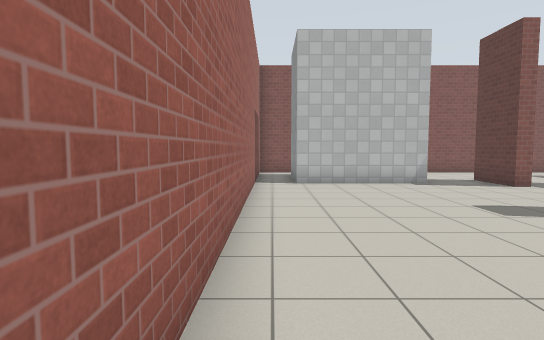
view 1 (above)

20 first-person views from a walk through a world built for the Gazebo simulator. The camera is 1.2 m above the floor, tilts 4° down and sees 80° across. The floor is counted in squares, 1 m on a side. Each view is taken from the middle of a square. On the plan, view 1 faces up. The plan holds only what a view shows up to about 13 squares ahead; the rest is blank. Gazebo's built-in surfaces are drawn with simple patterns.

view 2
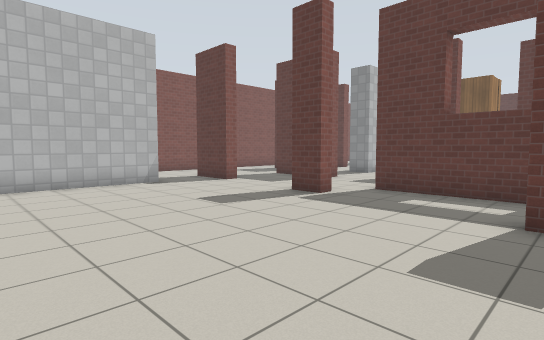

view 3
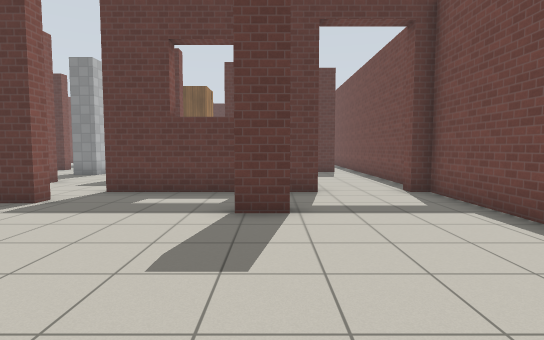

view 4
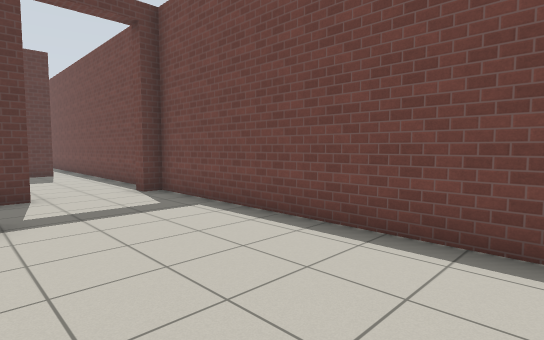

view 5
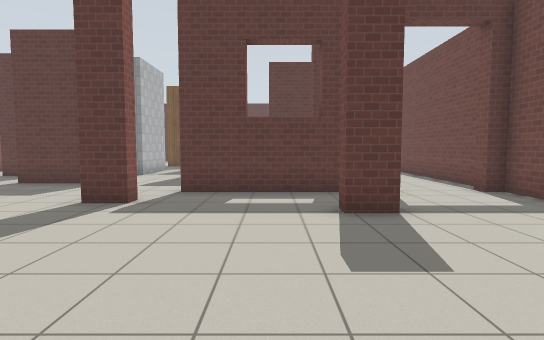

view 6
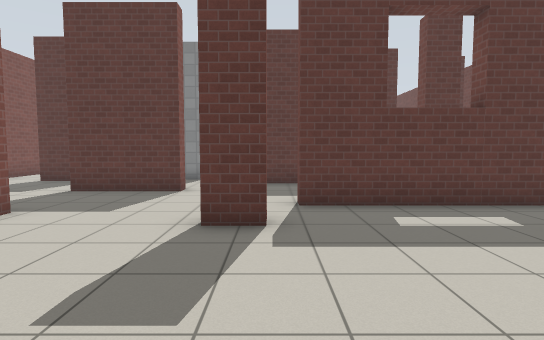

view 7
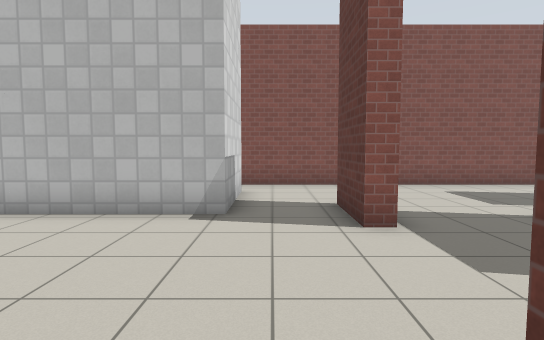

view 8
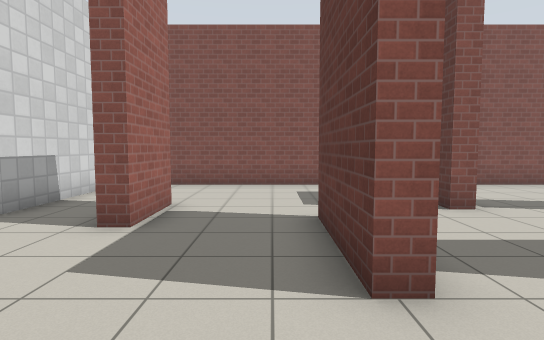

view 9
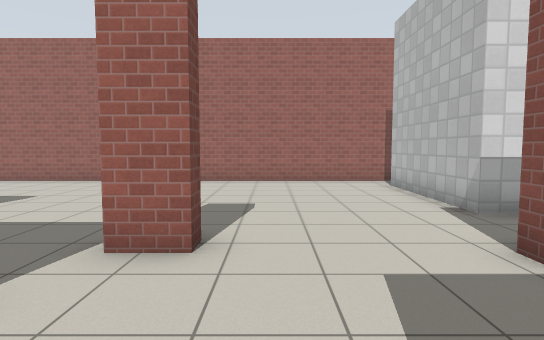

view 10
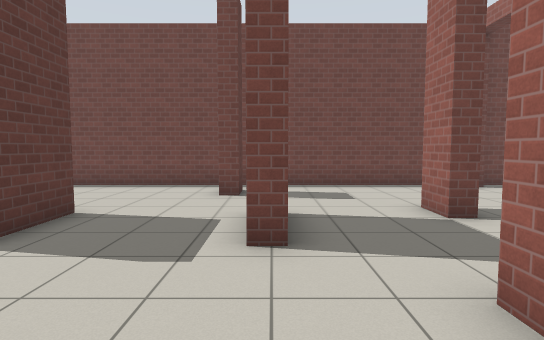

view 11
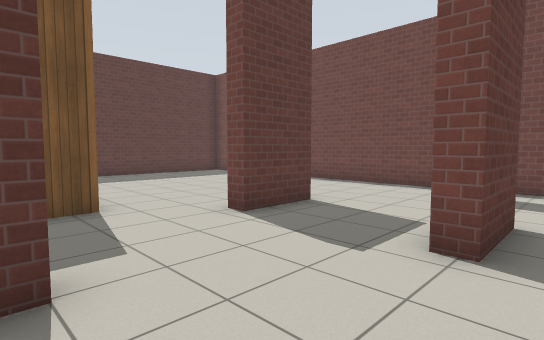

view 12
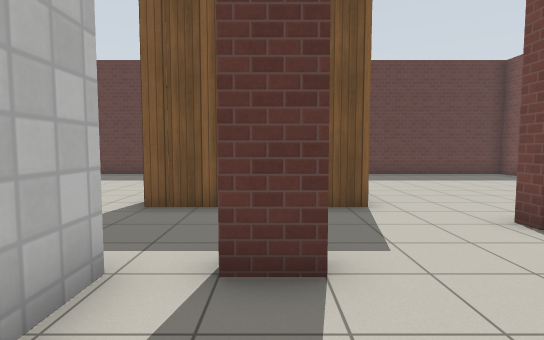

view 13
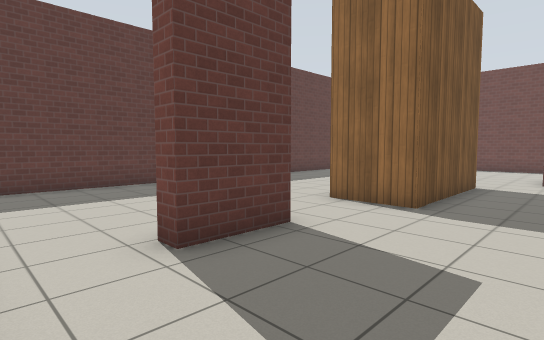

view 14
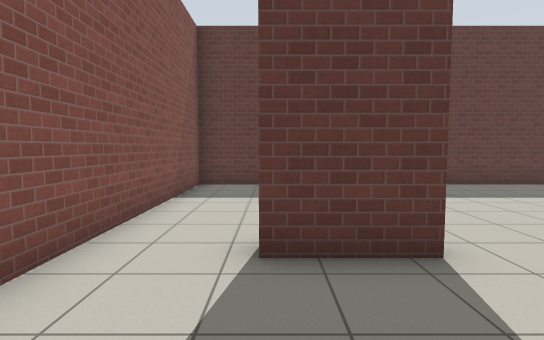

view 15
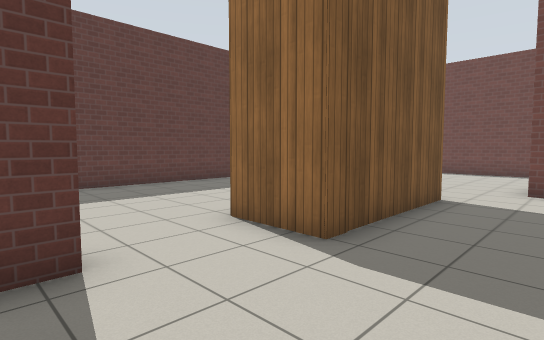

view 16
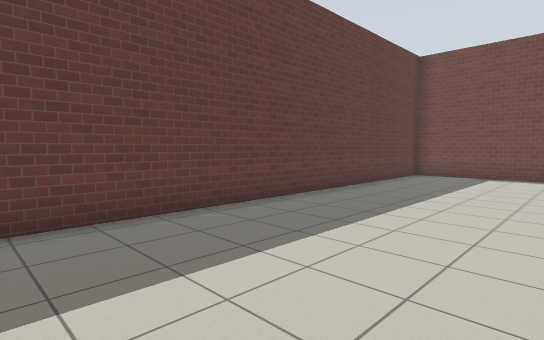

view 17
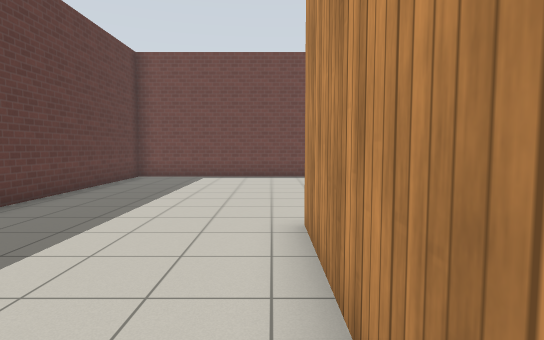

view 18
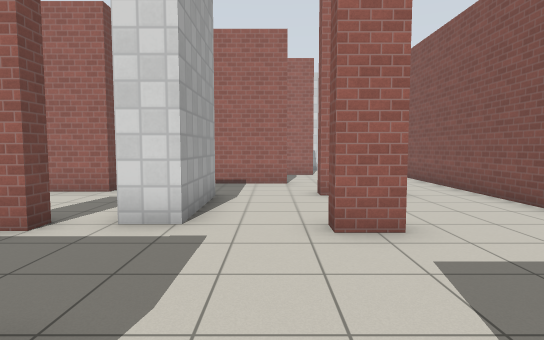

view 19
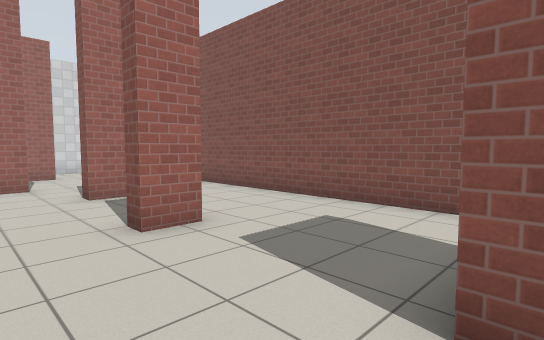

view 20
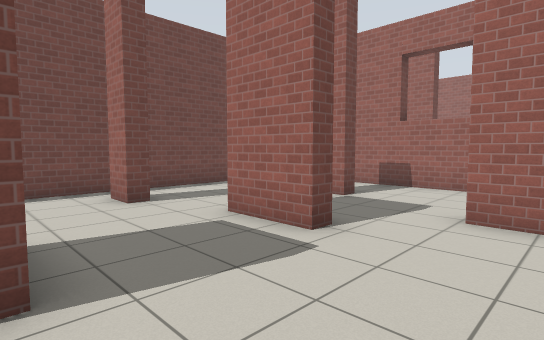

### Floor plan
Ten units are one square. View 1 is at (0, 0); x grows to the right and y downward. Boxes are objects, and circles mark ways between rooms. Rooms are numbered by the first view taken in them; rooms with no view inside come last. Other rooms are left out.
<svg viewBox="-11 -159 300 207">
<path fill="none" stroke="#000" d="M69 -51 69 -61 74 -61 74 -51 69 -51M58 4 58 -6 64 -6M86 12 86 -44 91 -44M79 -98 74 -98M52 -107 8 -107M128 -41 128 -53M114 -76 108 -76 108 -95M2 43 86 43 86 37M-6 -106 -6 27M205 -40 205 -86 225 -86 225 -40M169 -54 169 -65 175 -65 175 -60M186 0 186 -21 191 -21M219 -111 214 -111 214 -131 220 -131M140 -76 140 -82M140 -86 170 -86 170 -76 157 -76M148 -1 148 -21 153 -21 153 -1M128 -56 133 -56 133 -35M175 -120 175 -107 170 -107M158 31 158 20 163 20 163 31M139 -121 139 -111 134 -111M115 -6 120 -6 120 5M113 -96 113 -81M241 43 272 43M91 -26 91 9M284 40 284 -154 145 -154M99 43 221 43M79 -119 79 -98M113 -106 113 -96M108 -95 108 -105M134 -111 134 -133M74 -98 74 -119M52 -139 52 -107M145 -154 50 -154"/>
<circle cx="112" cy="-46" r="3" fill="#2a7"/>
<circle cx="90" cy="25" r="3" fill="#2a7"/>
<circle cx="65" cy="-110" r="3" fill="#2a7"/>
<circle cx="95" cy="-100" r="3" fill="#2a7"/>
<circle cx="123" cy="-110" r="3" fill="#2a7"/>
<circle cx="140" cy="-145" r="3" fill="#2a7"/>
<text x="50" y="-30">1</text>
<text x="200" y="-50">2</text>
<text x="100" y="-130">3</text>
</svg>
Room 1 opens to room 2. Room 1 opens to room 3. Room 2 opens to room 3.

Where each view was taken, in squares from view 1:
view 1: 0 up, 0 right, facing up
view 2: 0 up, 0 right, facing up-right
view 3: 0 up, 0 right, facing right
view 4: 0 up, 0 right, facing down-right
view 5: 2 up, 0 right, facing right
view 6: 5 up, 2 right, facing right
view 7: 5 up, 6 right, facing up
view 8: 5 up, 10 right, facing up
view 9: 7 up, 11 right, facing left
view 10: 6 up, 15 right, facing down
view 11: 6 up, 14 right, facing down-right
view 12: 6 up, 14 right, facing right
view 13: 15 up, 18 right, facing down-right
view 14: 13 up, 18 right, facing right
view 15: 12 up, 18 right, facing down-right
view 16: 10 up, 23 right, facing down-right
view 17: 9 up, 23 right, facing down
view 18: 10 up, 22 right, facing left
view 19: 9 up, 22 right, facing up-left
view 20: 5 up, 19 right, facing down-left
